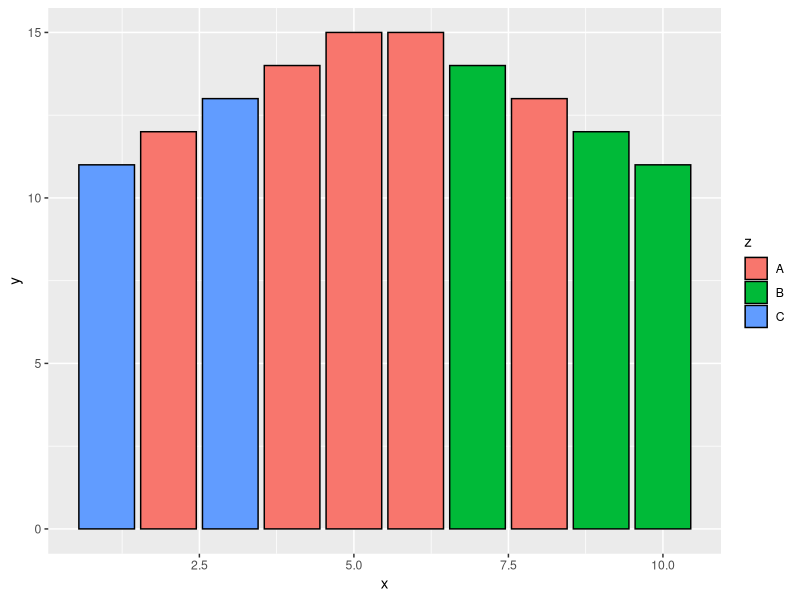
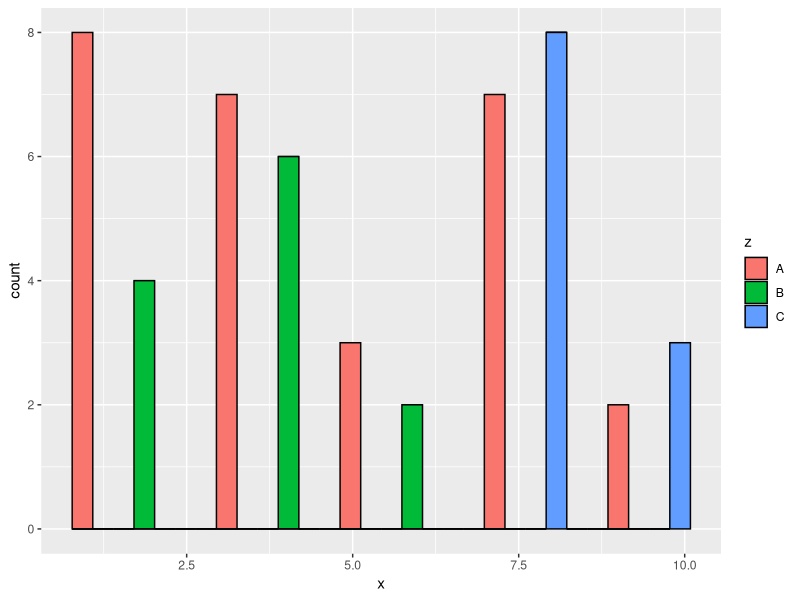
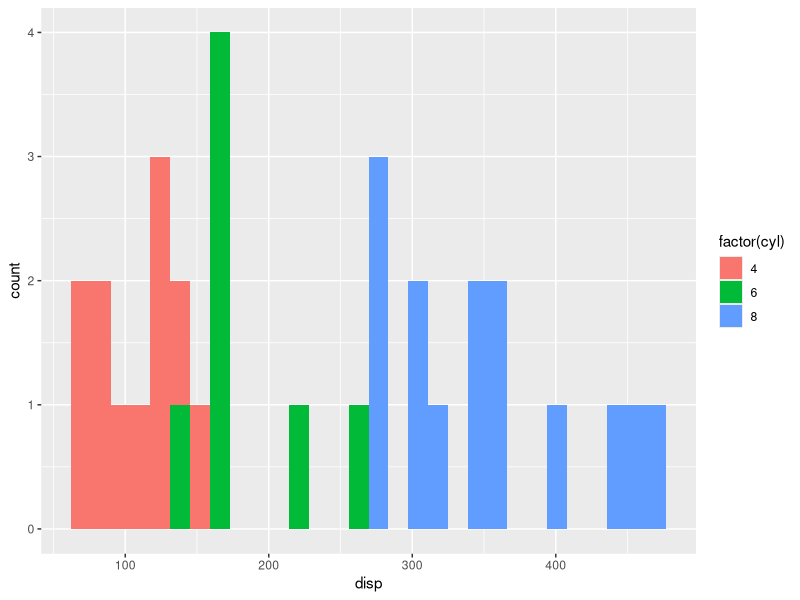

R code for these plots, in order:
# How to make a histogram of lightsabers, custom looking boxplots, barplots, etc. 

#-----------------------------------------------------------------------
# E.g. histogram with bars of different colors:
# Notes:


x =  c(1:10)
y = c(11:15, 15:11)
z = sample(c("A", "B", "C"), 10, replace = TRUE)
df = data.frame(x = x, y = y, z = z)

library(ggplot2)
df$z = as.factor(df$z)
ggplot(data = df) +
  geom_col(aes(x = x, y = y, fill = z), colour = "black")

#-----------------------------------------------------------------------
# E.g. histogram with bars of different colors, different approach:
# Notes: 


# make the numeric data
x = sample(c(1:10), 50, replace = TRUE)
# initialize empty vector for categorical variables
z = vector(mode = "character", length = 50)
# im making 3 groups that i've randomly decided to group
for(i in 1:length(x)){
  z[i] = ifelse(x[i] %in% c(1,3,5,7,9), # if x is an odd number, z=A
                "A",
                ifelse(x[i] %in% c(2,4,6), # if x in (2,4,6), z=B, if not, z=C
                       "B", "C"))
}
#turn into dataframe
df = data.frame(x = x, z = z)

df$z = as.factor(df$z)
ggplot(data = df) +
  geom_histogram(aes(x = x, fill = z), colour = "black")


#----------------------------------------------------------------------------
# E.g. this changes the color based on "cyl":
# Notes:


ggplot(mtcars, aes(disp)) + geom_histogram(aes(fill=factor(cyl)))
